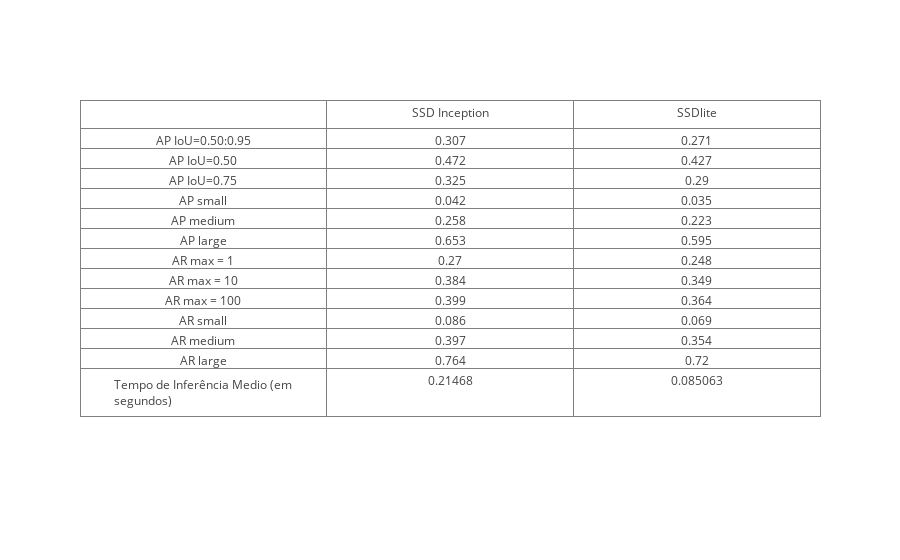

Notebook cell for this chart:
### Code cell
trace = go.Table(
    header=dict(values = ['', 'SSD Inception','SSDlite']),
    cells=dict(values=[['AP IoU=0.50:0.95', 'AP IoU=0.50', 'AP IoU=0.75', 'AP small', 'AP medium', 'AP large',
                       'AR max = 1', 'AR max = 10', 'AR max = 100', 'AR small', 'AR medium', 'AR large', 'Tempo de Inferência Medio (em segundos)'],
                       [0.307, 0.472, 0.325, 0.042, 0.258, 0.653, 0.270, 0.384, 0.399, 0.086, 0.397, 0.764, 0.21468],
                       [0.271, 0.427, 0.290, 0.035, 0.223, 0.595, 0.248, 0.349, 0.364, 0.069, 0.354, 0.720, 0.085063]]),
    name = ("ola"),
    showlegend = True)

data = [trace] 
plotly.offline.iplot(data)

### Figure 1 — Plotly figure (JSON) as saved in the notebook; plotly's stock layout.template omitted (floating-point values rounded to 4 significant figures)
{"data": [{"cells": {"values": [["AP IoU=0.50:0.95", "AP IoU=0.50", "AP IoU=0.75", "AP small", "AP medium", "AP large", "AR max = 1", "AR max = 10", "AR max = 100", "AR small", "AR medium", "AR large", "Tempo de Inferência Medio (em segundos)"], [0.307, 0.472, 0.325, 0.042, 0.258, 0.653, 0.27, 0.384, 0.399, 0.086, 0.397, 0.764, 0.2147], [0.271, 0.427, 0.29, 0.035, 0.223, 0.595, 0.248, 0.349, 0.364, 0.069, 0.354, 0.72, 0.08506]]}, "header": {"values": ["", "SSD Inception", "SSDlite"]}, "name": "ola", "showlegend": true, "type": "table", "uid": "5ff59b09-99a8-4fb6-8f74-ed9f259d3255"}], "layout": {}}
